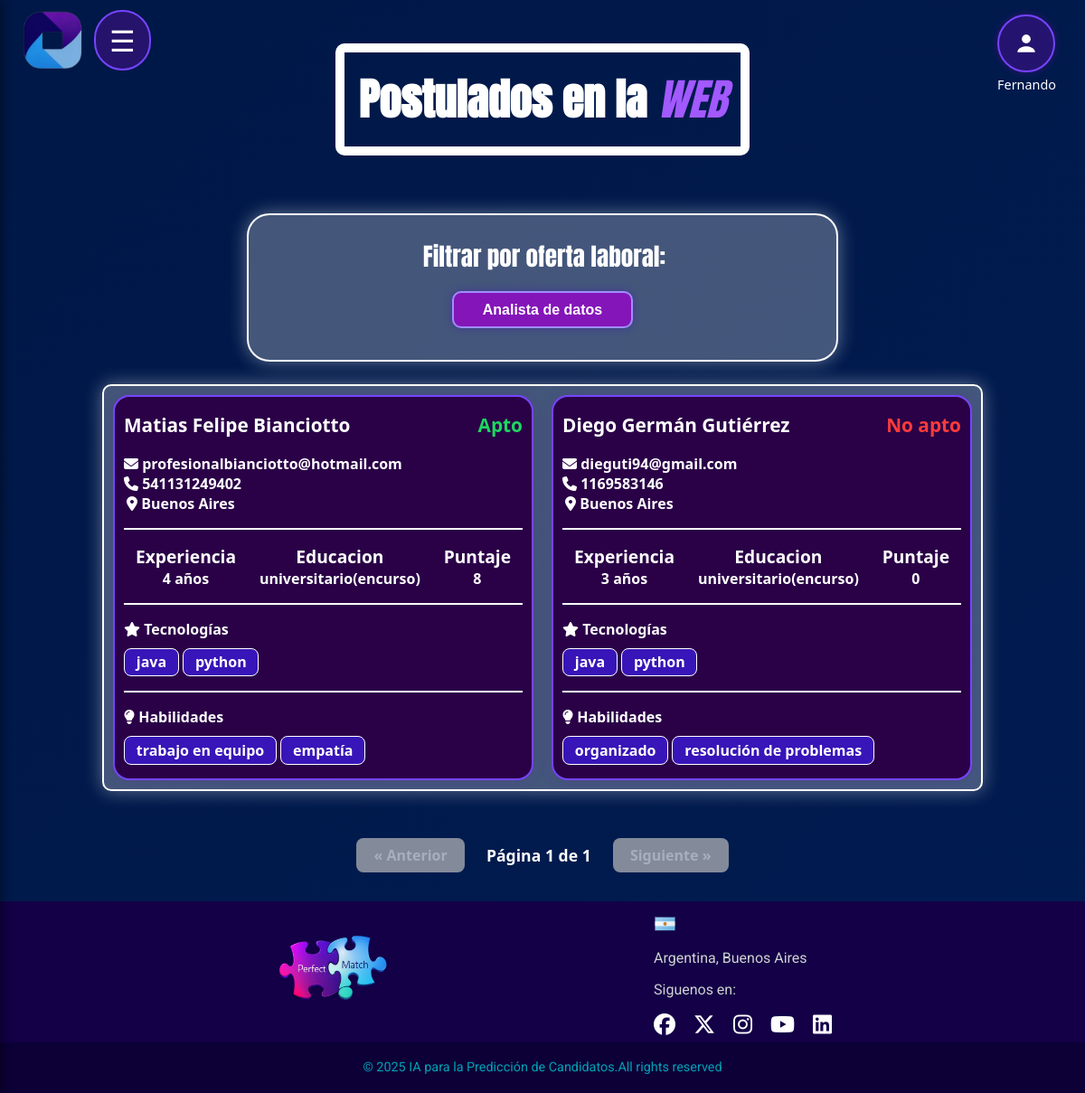
/postulantes (signed in), run on the app's committed database.
### app.py (models this page shows)
class OfertaLaboral(db.Model):
    __tablename__ = "oferta_laboral"
    idOfer = db.Column(db.Integer, primary_key=True, autoincrement=True)
    nombre = db.Column(db.String(200), nullable=False, unique=True)
    fecha_cierre = db.Column(db.DateTime, nullable=False)
    max_candidatos = db.Column(db.Integer, nullable=False)
    cant_candidatos = db.Column(db.Integer, nullable=False, default=0)
    remuneracion = db.Column(db.String(50), nullable=False)
    beneficio = db.Column(db.String(200), nullable=True)
    descripcion = db.Column(db.String(200), nullable=True)
    estado = db.Column(db.String(50), nullable=False, default="Activa")
    modalidad = db.Column(db.String(20), nullable=False)
    usuario_responsable = db.Column(db.String(100), nullable=False)
    postulaciones = db.relationship("Postulacion", back_populates="oferta", cascade="all, delete-orphan", lazy=True)
    educaciones = db.relationship("OfertaEducacion", back_populates="oferta", lazy=True)
    tecnologias = db.relationship("OfertaTecnologia", back_populates="oferta", lazy=True)
    tecnologias2 = db.relationship("OfertaTecnologia2", back_populates="oferta", lazy=True)
    habilidades = db.relationship("OfertaHabilidad", back_populates="oferta", lazy=True)
    habilidades2 = db.relationship("OfertaHabilidad2", back_populates="oferta", lazy=True)

class Candidato(db.Model):
    __tablename__ = "candidato"
    id = db.Column(db.String, primary_key=True)  # Usamos el correo como ID único
    nombre = db.Column(db.String(100), nullable=False)
    apellido = db.Column(db.String(100), nullable=False)
    mail = db.Column(db.String(100), nullable=False, unique=True)
    telefono = db.Column(db.String(50), nullable=False)
    ubicacion = db.Column(db.String(100), nullable=False)
    experiencia = db.Column(db.Integer, nullable=True)
    idedu = db.Column(db.Integer, db.ForeignKey("educacion.idedu"), nullable=True)
    idtec = db.Column(db.Integer, db.ForeignKey("tecnologia.idtec"), nullable=True)
    idtec2 = db.Column(db.Integer, db.ForeignKey("tecnologia2.idtec2"), nullable=True)
    idhab = db.Column(db.Integer, db.ForeignKey("habilidad.idhab"), nullable=True)
    idhab2 = db.Column(db.Integer, db.ForeignKey("habilidad2.idhab2"), nullable=True)
    postulaciones = db.relationship("Postulacion", back_populates="candidato", cascade="all, delete-orphan")

class Educacion(db.Model):
    __tablename__ = 'educacion'
    idedu = db.Column(db.Integer, primary_key=True)
    nombre = db.Column(db.String(100), nullable=False, unique=True)

class Tecnologia(db.Model):
    __tablename__ = 'tecnologia'
    idtec = db.Column(db.Integer, primary_key=True)
    nombre = db.Column(db.String(100), nullable=False, unique=True)

class Tecnologia2(db.Model):
    __tablename__ = 'tecnologia2'
    idtec2 = db.Column(db.Integer, primary_key=True)
    nombre = db.Column(db.String(100), nullable=False, unique=True)

class Habilidad(db.Model):
    __tablename__ = 'habilidad'
    idhab = db.Column(db.Integer, primary_key=True)
    nombre = db.Column(db.String(100), nullable=False, unique=True)

class Habilidad2(db.Model):
    __tablename__ = 'habilidad2'
    idhab2 = db.Column(db.Integer, primary_key=True)
    nombre = db.Column(db.String(100), nullable=False, unique=True)

### app.py (the view, shortened to what this page needs)
@app.route("/postulantes")
@login_required(roles=["Admin_RRHH", "Supervisor"])
def postulantes():
    idOfer = request.args.get("idOfer")
    filtro = request.args.get("filtro")
    page = int(request.args.get("page", 1))
    per_page = 4
    ofertas = OfertaLaboral.query.all()
    if not idOfer:
        idOfer = request.form.get("idOfer") if request.method == "POST" else request.args.get("idOfer")
        if not idOfer and ofertas:
            idOfer = ofertas[0].idOfer
    ofertas_cerradas = OfertaLaboral.query.filter(
        OfertaLaboral.fecha_cierre <= datetime.now(), OfertaLaboral.estado == "Activa"
    ).all()
    for oferta in ofertas_cerradas:
        oferta.estado = "Cerrada"
        db.session.add(oferta)
        predecir_postulantes_automatica(oferta.idOfer)
        asignar_puntajes_automatica(oferta.idOfer)
        enviar_correos_automatica(oferta.idOfer)
    db.session.commit()
    postulaciones = Postulacion.query.filter_by(idOfer=idOfer).order_by(Postulacion.puntaje.desc()).all() if idOfer else Postulacion.query.order_by(Postulacion.puntaje.desc()).all()
    educacion_map = {edu.idedu: edu.nombre for edu in Educacion.query.all()}
    tecnologia_map = {tec.idtec: tec.nombre for tec in Tecnologia.query.all()}
    habilidad_map = {hab.idhab: hab.nombre for hab in Habilidad.query.all()}
    tecnologia2_map = {tec2.idtec2: tec2.nombre for tec2 in Tecnologia2.query.all()}
    habilidad2_map = {hab2.idhab2: hab2.nombre for hab2 in Habilidad2.query.all()}
    lista_postulantes = []
    for p in postulaciones:
        lista_postulantes.append({
            "nombre": p.candidato.nombre,
            "apellido": p.candidato.apellido,
            "email": p.candidato.mail,
            "telefono": p.candidato.telefono,
            "ubicacion": p.candidato.ubicacion,
            "experiencia": p.experiencia,
            "educacion": educacion_map.get(p.idedu, ""),
            "puntaje": p.puntaje,
            "tecnologias": [
                tecnologia_map.get(p.idtec, ""),
                tecnologia2_map.get(p.idtec2, "")
            ],
            "habilidades": [
                habilidad_map.get(p.idhab, ""),
                habilidad2_map.get(p.idhab2, "")
            ],
            "apto": "Apto" if p.aptitud is True else ("No apto" if p.aptitud is False else "Sin revisar"),
            "oferta": p.oferta.nombre if p.oferta else ""
        })
    if filtro == "apto":
        lista_postulantes = [p for p in lista_postulantes if p["apto"] == "Apto"]
    total = len(lista_postulantes)
    total_pages = max(1, ceil(total / per_page))
    start = (page - 1) * per_page
    end = start + per_page
    postulantes_pagina = lista_postulantes[start:end]
    return render_template(
    "postulantes.html",
    postulantes=postulantes_pagina,
    ofertas=OfertaLaboral.query.all(),
    idOfer=idOfer,
    page=page,
    total_pages=total_pages
)

### app.py (called while the page is built)
def login_required(roles=None):
    def decorator(f):
        @wraps(f)
        def wrapped(*args, **kwargs):
            if 'username' not in session:
                return redirect(url_for('login'))
            if roles and session.get('type') not in roles:
                return "Acceso no autorizado"
            return f(*args, **kwargs)
        return wrapped
    return decorator

### templates/postulantes.html (shortened to what this page needs)
<!DOCTYPE html>
<html lang="es">
<head>
  <link rel="stylesheet" href="{{ url_for('static', filename='postulantes.css') }}">
  <link rel="stylesheet" href="{{ url_for('static', filename='css/header_general.css') }}">
  <link rel="stylesheet" href="{{ url_for('static', filename='css/menu.css') }}">
  <link rel="stylesheet" href="{{ url_for('static', filename='css/footer.css') }}">
  <link rel="stylesheet" href="https://cdnjs.cloudflare.com/ajax/libs/font-awesome/6.5.0/css/all.min.css">
</head>
<body>
  {% include "layout/header_general.html" %}
  {% include "layout/menu.html" %}
  <h1>Postulados en la <span class="subtitulo">WEB</span></h1>
  <form method="get" action="{{ url_for('postulantes') }}">
    <label for="idOfer" class="filtro-label">Filtrar por oferta laboral:</label>
    <select name="idOfer" class="custom-select" onchange="this.form.submit()">
      {% for oferta in ofertas %}
      <option style="background-color: #3815b8 !important; color: white;" value="{{ oferta.idOfer }}" {% if
        oferta.idOfer|string==idOfer|string %}selected{% endif %}>
        {{ oferta.nombre }}
      </option>
      {% endfor %}
    </select>
  </form>
  {% if postulantes|length == 0 %}
    <div class="no-candidatos-msg">
      No hay candidatos disponibles para esta oferta.
    </div>
  {% else %}
  <div class="cards-container">
    {% for postulante in postulantes %}
    <div class="postulante-card">
      <div class="card-header">
        <h2>{{ postulante.nombre }} {{ postulante.apellido }}
        <span class="aptitud-label {% if postulante.apto == 'Apto' %}apto{% elif postulante.apto == 'No apto' %}noapto{% else %}sinrevisar{% endif %}">
          {{ postulante.apto }}
        </span>
        </h2>
        <div class="card-contact">
          <i class="fa-solid fa-envelope icono-card"></i> {{ postulante.email }}<br>
          <i class="fa-solid fa-phone"></i> {{ postulante.telefono }}<br>
          <i class="fa-solid fa-location-dot"></i> {{ postulante.ubicacion }}
        </div>
      </div>
      <hr>
      <div class="card-info-row">
        <section class="info-section">
          <span class="info-label">Experiencia</span>
          <span>{{ postulante.experiencia }} años</span>
        </section>
        <section class="info-section">
          <span class="info-label">Educacion</span>
          <span>{{ postulante.educacion }}</span>
        </section>
        <section class="info-section">
          <span class="info-label">Puntaje</span>
          <span>{{ postulante.puntaje }}</span>
        </section>
      </div>
      <hr>
      <div class="card-tec">
        <i class="fa-solid fa-star icono-card"></i>
        <span class="tec-label">Tecnologías</span>
        <div class="tec-tags">
          {% for tec in postulante.tecnologias %}
            <span class="tag">{{ tec }}</span>
          {% endfor %}
        </div>
      </div>
      <hr>
      <div class="card-hab">
        <i class="fa-solid fa-lightbulb icono-card"></i>
        <span class="hab-label">Habilidades</span>
        <div class="hab-tags">
          {% for hab in postulante.habilidades %}
            <span class="tag">{{ hab }}</span>
          {% endfor %}
        </div>
      </div>
    </div>
    {% endfor %}
  </div>
{% endif %}
  <div class="pagination">
  <a href="{% if page > 1 %}{{ url_for('postulantes', idOfer=idOfer, page=page-1) }}{% else %}#{% endif %}"
     class="page-btn{% if page <= 1 %} disabled{% endif %}"
     {% if page <= 1 %}tabindex="-1" aria-disabled="true"{% endif %}>
    &laquo; Anterior
  </a>
  <span class="page-info">Página {{ page }} de {{ total_pages }}</span>
  <a href="{% if page < total_pages %}{{ url_for('postulantes', idOfer=idOfer, page=page+1) }}{% else %}#{% endif %}"
     class="page-btn{% if page >= total_pages %} disabled{% endif %}"
     {% if page >= total_pages %}tabindex="-1" aria-disabled="true"{% endif %}>
    Siguiente &raquo;
  </a>
</div>
  {% include "layout/footer.html" %}
</body>
</html>

### templates/layout/header_general.html (shortened to what this page needs)
<header>
    <div>
        <img class="logo" src="{{ url_for('static', filename='images/logoApptitudAI.png') }}" alt="Logo de ApptitudAI">
    </div>
    <div class="user-menu-wrapper">
        <label for="user-toggle" class="user-main">
            <div class="user-button">
                <svg viewBox="0 0 16 16" xmlns="http://www.w3.org/2000/svg" width="26" height="26">
                    <circle cx="8" cy="5" r="3" fill="#ffffff" />
                    <path d="M2 14c0-3 4-4 6-4s6 1 6 4" fill="#ffffff" />
                </svg>
            </div>
            <div class="user-name">
                <p style="color: white; margin: 4px 0 0 0; font-size: 0.9rem;">{{ session.get('username') }}</p>
            </div>
        </label>
    </div>
</header>

### static/postulantes.css (style rules this page uses)
html { background: #5A189A; }
body { display: flex; flex-direction: column; justify-content: center; align-items: center; min-height: 100vh; margin: 0; padding: 0; font-family: 'Segoe UI', sans-serif; background: linear-gradient(135deg, #001847, #011d55, #2a0047, #390061); background-size: 400% 400%; animation: gradient 15s ease infinite; }
h1 { font-family: 'Anton', sans-serif; font-size: 3rem; font-weight: 600; color: #ffffff; text-align: center; margin: 3rem auto 1rem; border-radius: 10px; border: 10px solid #ffffff; padding: 1rem; animation: elevar 2s ease-out forwards; text-shadow: none; box-shadow: none; }
h1 .subtitulo { font-style: italic; color: #a259ff; font-weight: 500; }
form { animation: elevar 2s ease-out forwards; margin: 3rem auto 4rem auto; padding: 25px; border-radius: 25px; width: 50%; text-align: center; color: #ffffff; background-color: rgba(255, 255, 255, 0.267); background-size: 400% 400%; border: 2px solid #ffffff; box-shadow: 0 0 20px rgba(255, 255, 255, 0.4); margin-bottom: 5px; }
input, select, button { text-decoration: none; color: rgba(255, 255, 255, 0.8); font-size: 1.2rem; font-weight: bold; margin: 10px auto; padding: 12px 14px; border-radius: 8px; background-color: rgba(255, 255, 255, 0.2); border: none; transition: all 0.3s ease-in-out; width: 180px; }
.filtro-label { display: block; font-family: 'Anton', sans-serif; font-size: 1.7rem; font-weight: 500; color: #ffffff; margin-bottom: 0.5rem; padding-left: 4px; transition: color 0.3s ease; }
.custom-select { background-color: #8415b8; color: white; border: 2px solid #a18cff; border-radius: 10px; padding: 10px 15px; font-size: 1rem; appearance: none; -webkit-appearance: none; -moz-appearance: none; cursor: pointer; text-align: center; text-align-last: center; box-shadow: 0 0 10px rgba(56, 21, 184, 0.4); transition: background-color 0.3s ease, box-shadow 0.3s ease; width: fit-content; min-width: 200px; max-width: 100%; }
.custom-select option { background-color: #3815b8; color: white; text-align: center; }
.cards-container { width: 100%; max-width: 950px; margin: 20px auto; display: grid; grid-template-columns: repeat(2,1fr); gap: 20px; background-color: rgba(255, 255, 255, 0.267); padding: 10px; border-radius: 10px; border: 2px solid #ffffff; box-shadow: 0 0 20px rgba(255, 255, 255, 0.4); animation: elevar 2s ease-out forwards; }
.postulante-card { background-color: #2a0047; border: 2px solid #7644ff; padding: 0 10px; border-radius: 18px; box-shadow: 0 2px 16px rgba(90,24,154,0.15); color: #fff; min-width: 0; font-weight: bold; transition: box-shadow 0.3s; }
.card-header h2 { display: flex; justify-content: space-between; font-size: 1.3rem; }
.aptitud-label { font-weight:bolder ; }
.aptitud-label.apto { color: #1ed760; }
.aptitud-label.noapto { color: #ff3b3b; }
.fa-location-dot { padding-left: 3px; }
hr { border: none; border-top: 2px solid #fff; margin: 1rem 0; }
.card-info-row { display: flex; justify-content: space-around; text-align: center; }
.info-section { display: flex; flex-direction: column; }
.info-label { font-size: 1.2rem; }
.tec-tags { padding-top: 10px; }
.hab-tags { padding: 10px 0 15px; }
.tag { background-color:#3815b8; color: #fff; border-radius: 8px; padding: 0.2em 0.8em 0.3em; font-size: 1rem; display: inline-block; border: 1px solid #fff; }
.pagination { display: flex; justify-content: center; align-items: center; gap: 1.5em; margin: 2em 0 2em 0; }
.page-btn { background: #3815b8; color: #fff; padding: 0.5em 1.2em; border-radius: 8px; text-decoration: none; font-weight: bold; transition: background 0.2s; cursor: pointer; opacity: 1; pointer-events: auto; }
.page-btn.disabled, .page-btn[aria-disabled="true"] { background: #bbb; color: #eee; cursor: not-allowed; pointer-events: none; opacity: 0.7; }
.page-info { color: #ffffff; font-weight: bold; font-size: 1.1em; }

### static/css/header_general.css (style rules this page uses)
header { display: flex; flex-wrap: nowrap; align-items: center; justify-content: space-between; width: 100%; box-sizing: border-box; top: 0; z-index: 10; position: absolute; padding: 10px 20px; background-color: transparent; }
.logo { margin-left: 5px; max-height: 70px; max-width: 100%; }
.user-menu-wrapper { top: 1rem; right: 2rem; position: fixed; }
.user-main { cursor: pointer; }
.user-button { background-color: rgba(183, 0, 255, 0.2); border: 2px solid #7644ff; box-shadow: 0 0 8px rgba(161, 0, 201, 0.3); border-radius: 50%; width: 60px; height: 60px; display: flex; align-items: center; justify-content: center; transition: background-color 0.3s; }

### data on the page
OfertaLaboral: get "Fernando"
Candidato: nombre "Matias Felipe", apellido "Bianciotto", email "profesionalbianciotto@hotmail.com", telefono "541131249402", ubicacion "Buenos Aires"
Educacion: educacion "universitario(encurso)" "universitario(encurso)"
Tecnologia: nombre "java"
Tecnologia2: nombre "python"
Habilidad: nombre "trabajo en equipo"
Habilidad2: nombre "empatía"
Candidato: nombre "Diego Germán", apellido "Gutiérrez", email "dieguti94@gmail.com", telefono "1169583146", ubicacion "Buenos Aires"
Habilidad: nombre "organizado"
Habilidad2: nombre "resolución de problemas"

### other printed values
{{ postulante.apto }} "Apto" "No apto"
{{ postulante.experiencia }} "4" "3"
{{ postulante.puntaje }} "8" "0"
{{ page }} "1"
{{ total_pages }} "1"
form field idOfer "Analista de datos"
